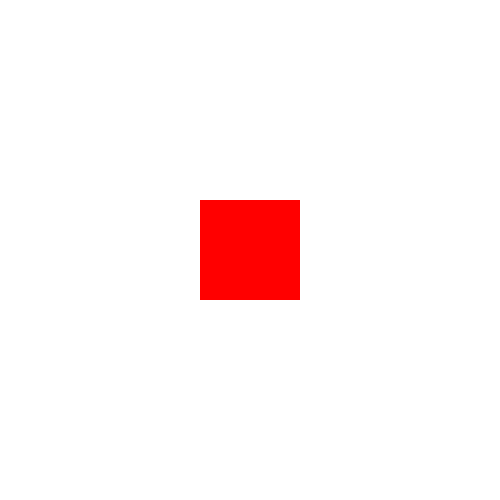
Frame 1 (no input)
Frame 60 (the mouse pressed at the canvas centre just before this capture): identical to frame 1, image omitted
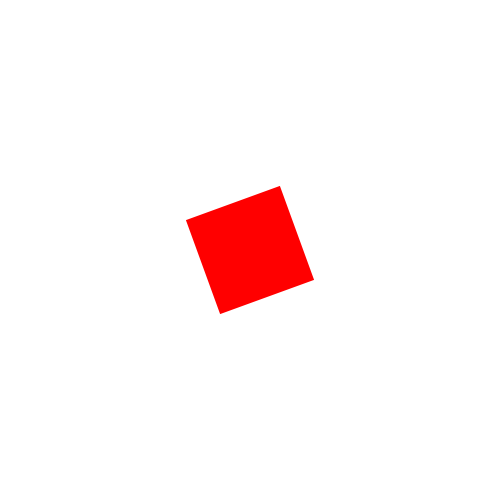
Frame 120 (the mouse held since frame 60 and released just before this capture)

The Processing sketch that drew these frames (run headless with seeded random() and noise(); from frame 60 on, the mouse is pressed at the canvas centre):

// Processing sketch: map_example
// ── map_example.pde
void setup() {
  size(500, 500);
}

void draw() {
  background(255);
  noStroke();
  fill(255, 0, 0);
  rectMode(CENTER);
  
  translate(width/2, height/2);
  rotate(radians(mouseY));
  //rotate(radians(map(mouseY, 0, height, 0, 360)));
  
  rect(0, 0, 100, 100);
  
  
}
